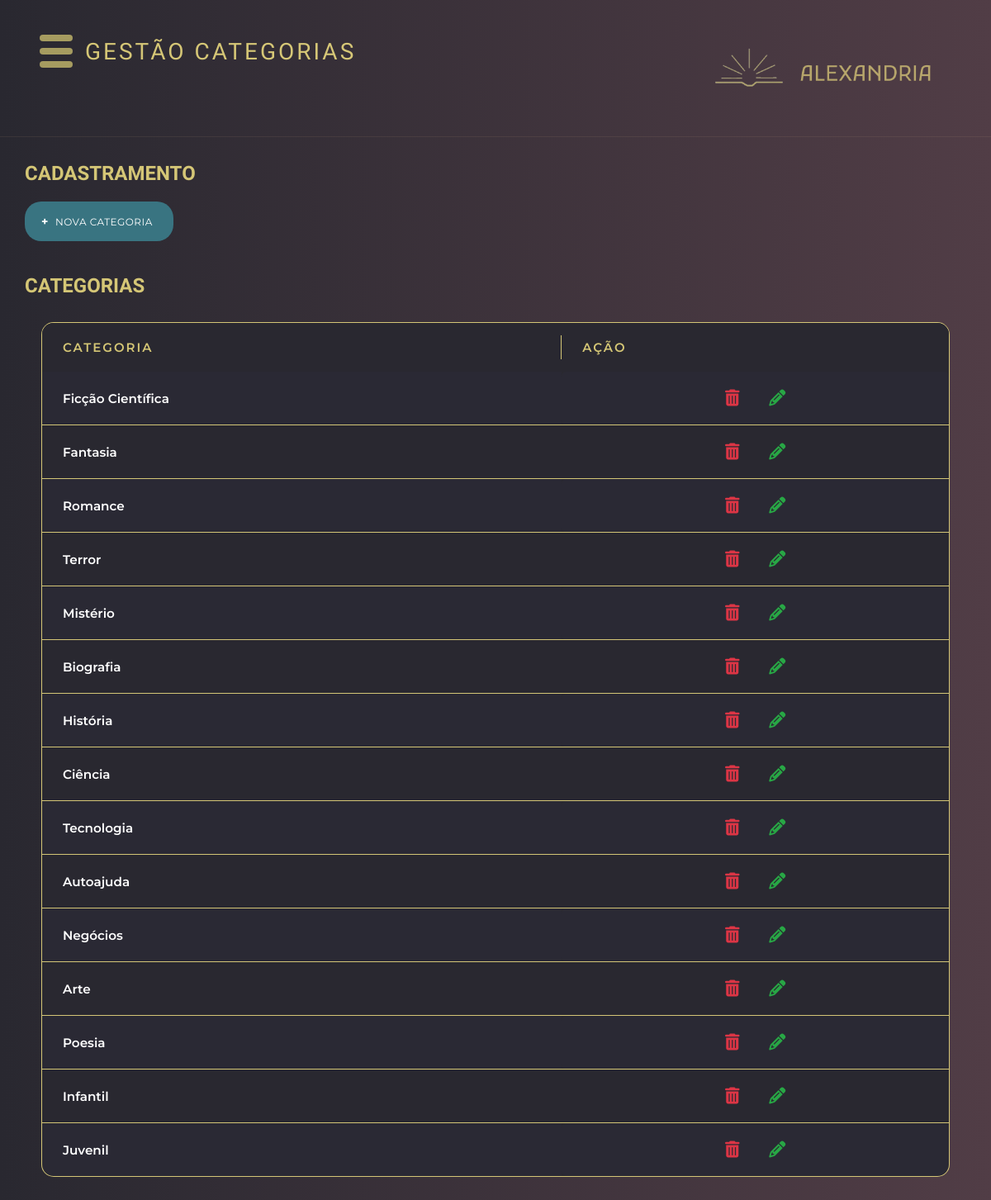
Page /template/gestao/categoria-gestao.php on the committed database.
### tables this page shows
CREATE TABLE CATEGORIA ( 
 pk_cat INT PRIMARY KEY auto_increment, 
 cat_nome VARCHAR(100) not null
);

### funcoes.php (called while the page is built, shortened)
<?php
function conectaBd() {
    $conexao = conectarBanco();
    return $conexao;
}
function listar($tabela) {
    $conexao = conectaBd();
    $stmt = $conexao->prepare("SELECT * FROM $tabela");
    $stmt->execute();
    $variavel = $stmt->fetchAll();
    return $variavel;
}
?>

### template/gestao/categoria-gestao.php (the view, shortened to what this page needs)
<?php
require_once "../../funcoes.php";
$categorias = listar('categoria');
include '../header.php';
?>
<main class="main-content">
    <div class="titulo">
        <h2>CADASTRAMENTO</h2>
    </div>
    <div class="top-section">
        <div class="actions-section">
            <a class="action-btn">
                <span class="plus-icon">+</span>
                NOVA CATEGORIA
            </a>
        </div>
    </div>
    <div class = "titulo"><h2>Categorias</h2></div>
        <div class='titleliv'>
            <div class="tabela">
                <div class="tisch">
                    <table>
                        <tr>
                            <th>Categoria</th>
                            <th>Ação</th>
                        </tr>
                        <?php foreach ($categorias as $categoria): ?>
                            <tr>
                                <td><?= htmlspecialchars($categoria["cat_nome"]) ?></td>
                                <td>
                                    <i class='fas fa-trash-alt'
                                        style="font-size: 20px; color: #a69c60; margin-right: 7px;"></i>
                                    <i class="fas fa-pencil-alt" style="font-size: 20px; color: #a69c60;"></i>
                                </td>
                            </tr>
                        <?php endforeach; ?>
                    </table>
                </div>
            </div>
        </div>
    </main>
</body>
</html>

### static/css/header.css (style rules this page uses)
:root { --cor-primaria: rgb(41, 40, 48); --cor-secundaria: rgb(81, 61, 70); --cor-titulo-1: #FFEE87CC; --cor-titulo-2: #C4E9EC99; --cor-titulo-2-contraste: #23767E; --cor-titulo-2-contraste-60: #23767E99; --cor-texto: #FFF; }
* { margin: 0; padding: 0; box-sizing: border-box; }
body { background: linear-gradient(to right, var(--cor-primaria), var(--cor-secundaria)); min-height: 100vh; font-family: 'Montserrat', sans-serif; color: var(--cor-titulo-1); overflow-x: hidden; }
h1, h2, h3 { font-family: 'Krona One', 'sans-serif'; }

### static/css/geral.css (style rules this page uses)
.main-content { padding: 30px; }
.top-section { margin-top:20px; display: flex; justify-content: space-between; align-items: flex-start; margin-bottom: 40px; }
.actions-section { display: flex; flex-direction: column; gap: 12px; }
.action-btn { background: #397481; border: none; color: white; padding: 15px 20px; border-radius: 20px; cursor: pointer; font-size: 12px; font-weight: 400; display: flex; align-items: center; gap: 8px; width: 15vw; text-transform: uppercase; letter-spacing: 0.5px; transition: all 0.2s ease; text-decoration: none; }
.plus-icon { font-size: 14px; font-weight: bold; }
.titleliv { margin: 30px 0; padding: 0 20px; }
.tabela { background: var(--cor-primaria); border-radius: 15px; overflow: hidden; border: 1px solid var(--cor-titulo-1); }
.tisch { overflow-x: auto; }
table { width: 100%; border-collapse: collapse; font-family: 'Montserrat', sans-serif; }
th { background: var(--cor-primaria); color: var(--cor-titulo-1); padding: 20px 25px; text-align: left; font-weight: 600; text-transform: uppercase; letter-spacing: 2px; font-size: 15px; position: relative; }
th:not(:last-child)::after { content: ''; position: absolute; right: 0; top: 25%; height: 50%; width: 1px; background: var(--cor-titulo-1); }
td { padding: 18px 25px; border-bottom: 1px solid var(--cor-titulo-1); font-size: 0.95rem; color:white; vertical-align: middle; transition: all 0.3s ease; }
tr:last-child td { border-bottom: none; }
td:first-child { font-weight: 600; color: white; }
td:nth-child(2) { font-family: 'Montserrat', sans-serif; font-weight: 600; border-radius: 6px; font-size: 0.85rem; color: white; padding: 12px 15px; }
td:last-child { text-align: center; }
td:last-child i { cursor: pointer; transition: all 0.3s ease; padding: 10px; border-radius: 8px; margin: 0 5px; }
.fa-trash-alt { color: #dc3545 !important; }
.fa-pencil-alt { color: #28a745 !important; }
tbody tr:nth-child(even) { background-color: rgba(102, 126, 234, 0.02); }
h1, h2 { font-weight: 700; color: var(--cor-titulo-1); text-transform: uppercase; font-family: 'Krona One', 'sans-serif'; }
.titulo { display:left; padding-right:75%; }

### rows in the picture
categoria: cat_nome "Ficção Científica"
categoria: cat_nome "Fantasia"
categoria: cat_nome "Romance"
categoria: cat_nome "Terror"
categoria: cat_nome "Mistério"
categoria: cat_nome "Biografia"
categoria: cat_nome "História"
categoria: cat_nome "Ciência"
categoria: cat_nome "Tecnologia"
categoria: cat_nome "Autoajuda"
categoria: cat_nome "Negócios"
categoria: cat_nome "Arte"
categoria: cat_nome "Poesia"
categoria: cat_nome "Infantil"
categoria: cat_nome "Juvenil"

### other values in the picture
$tituloH1 "GESTÃO CATEGORIAS"
